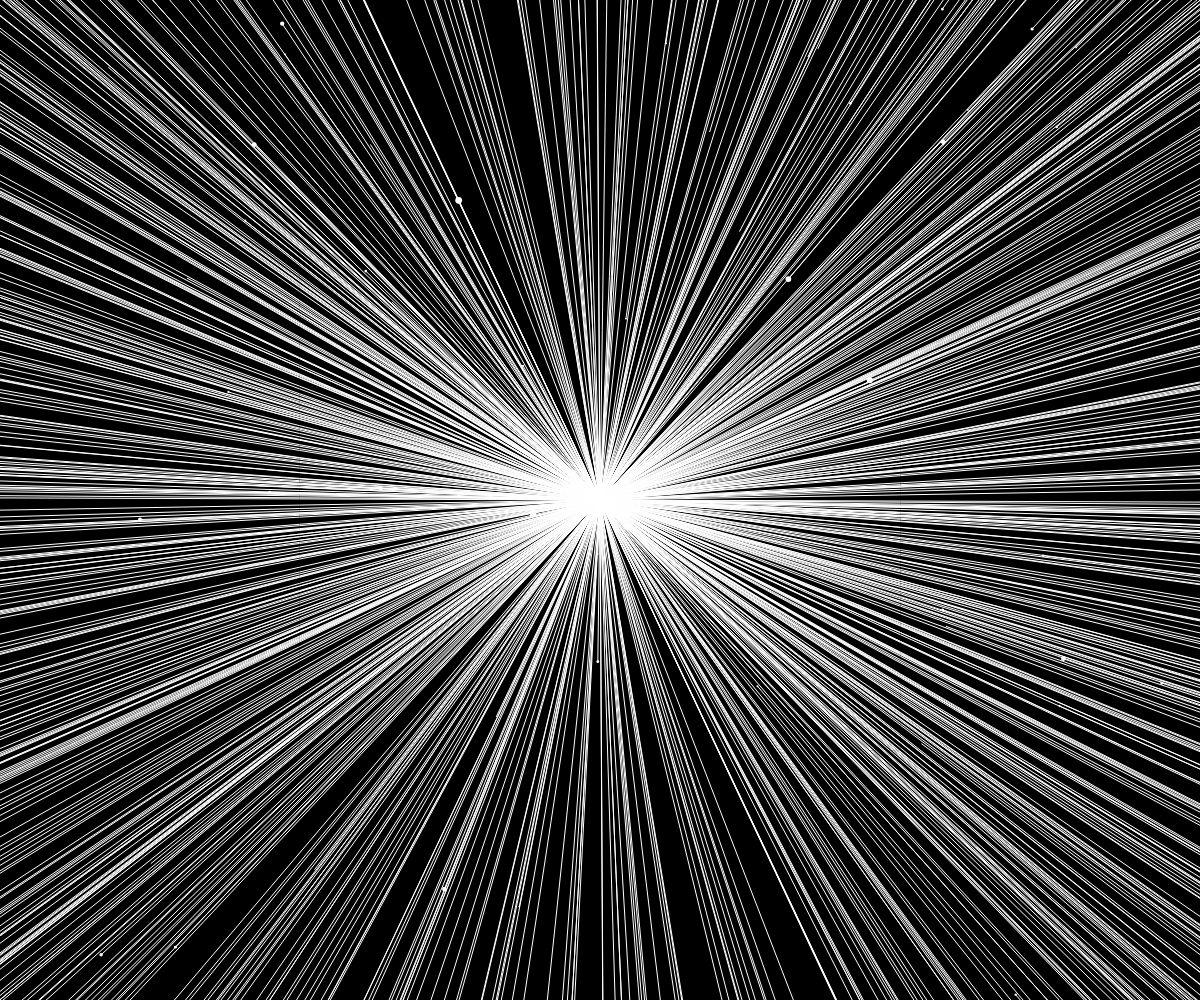
Frame 1 (no input)
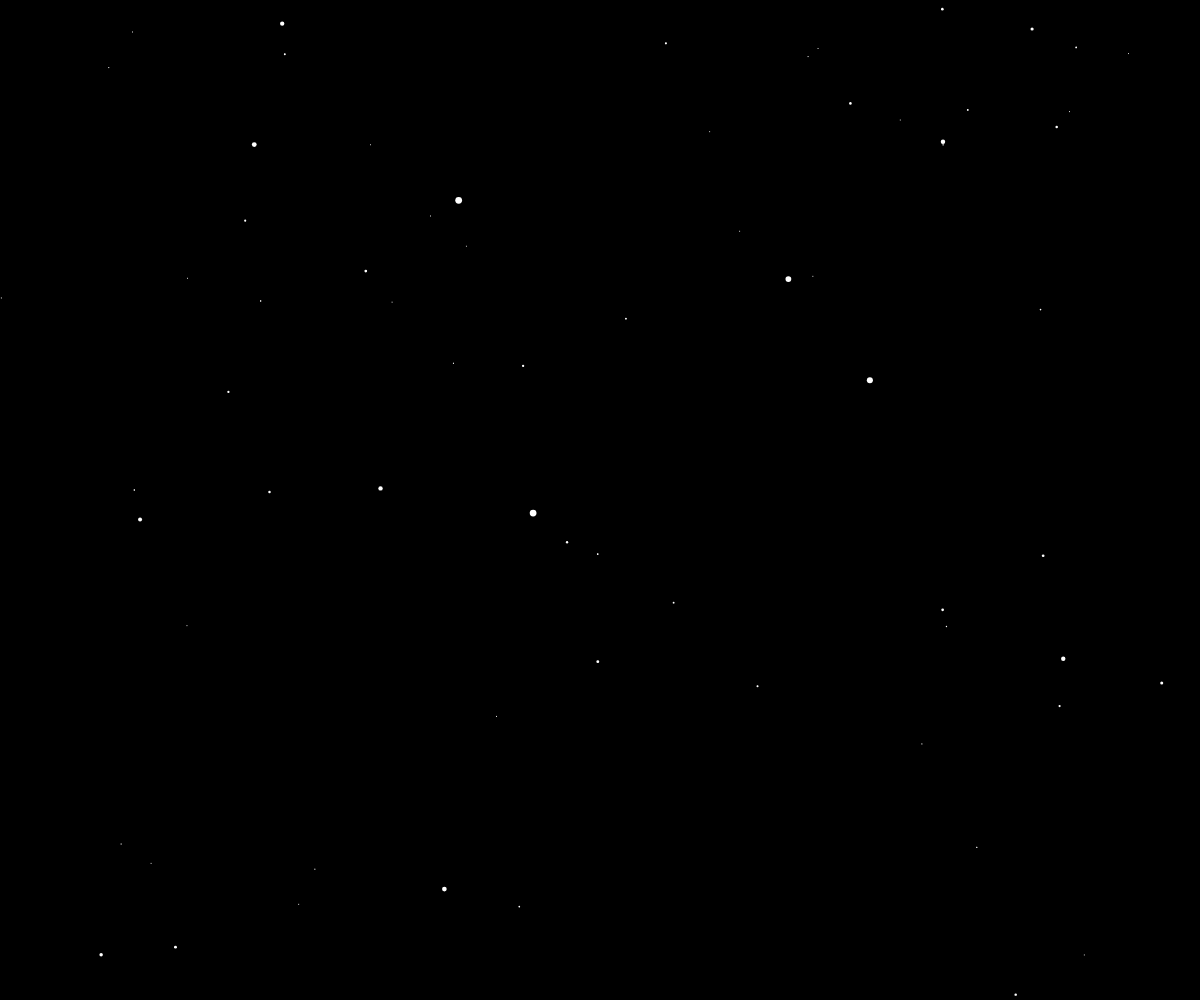
Frame 60 (no input)
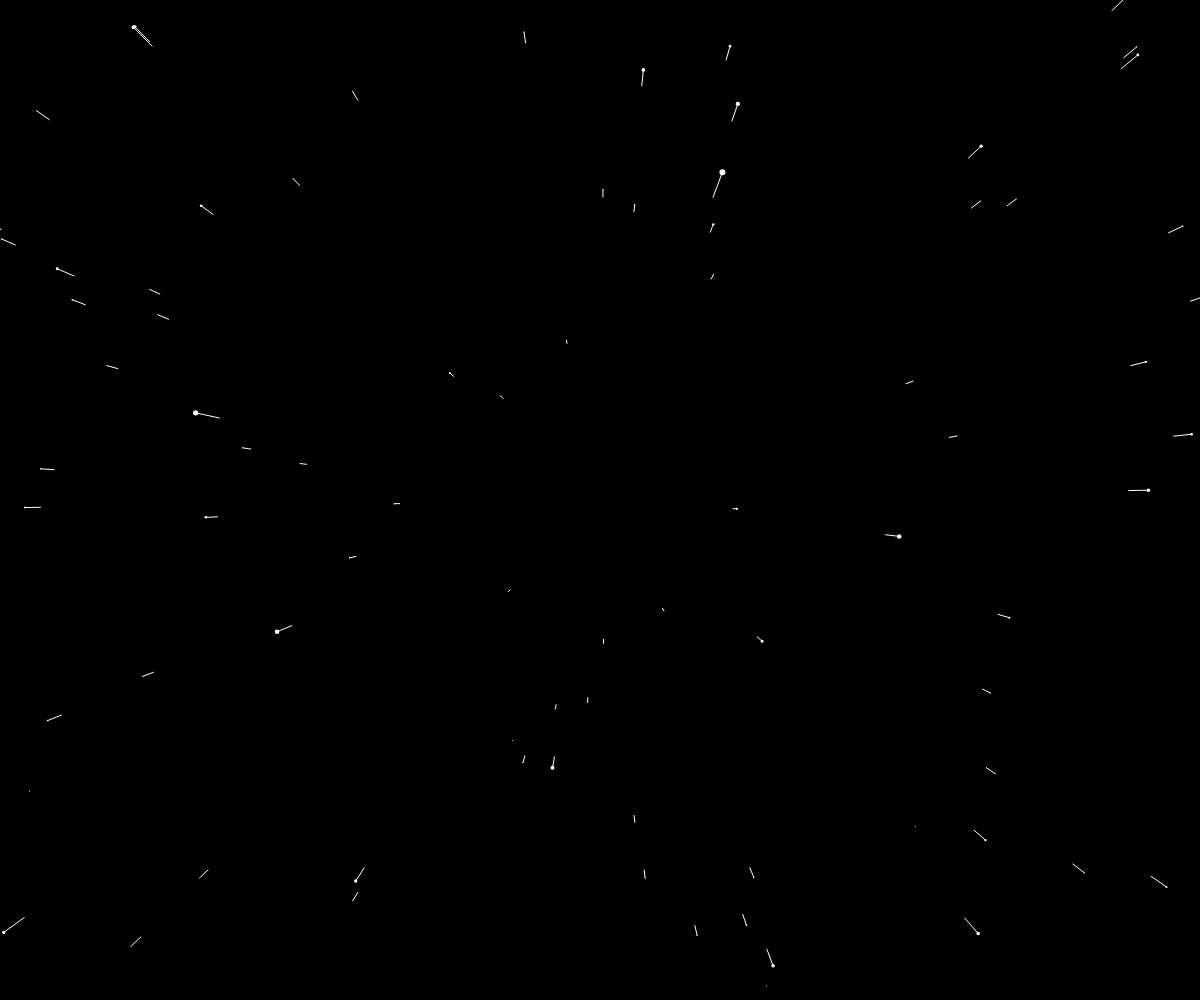
Frame 120 (the mouse pressed at the canvas centre since frame 60)

The p5.js sketch that drew these frames (run headless with seeded random() and noise() and a simulated clock; from frame 60 on, the mouse is pressed at the canvas centre):

// p5.js sketch
// ── sketch.js
let stars = [];
let speed;

function setup(){
    createCanvas(window.innerWidth, window.innerHeight);
    for(let i = 0; i < 800; i++){
        stars.push(new Star);
    }
}

function draw(){
    speed = map(mouseX, 0, width, 0, 50);
    background(0);
    translate(width/2, height/2);
    for(let i = 0; i < stars.length; i++){
        stars[i].update();
        stars[i].show();
    }
}
// ── star.js
class Star{
    constructor(){
        this.x = random(-width, width);
        this.y = random(-height, height);
        this.z = random(width);
        this.sx;
        this.sy;
        this.r;
        this.pz = this.x;
        this.px;
        this.py;
    }

    update(){
        this.z = this.z - speed;
        if(this.z < 1){
            this.z = width;
            this.x = random(-width, width);
            this.y = random(-height, height);
            this.pz = this.z;
        }
    }

    show(){
        fill(255);
        noStroke();

        this.sx = map(this.x / this.z, 0, 1, 0, width);
        this.sy = map(this.y / this.z, 0, 1, 0, height);

        this.r = map(this.z, 0, width, 8, 0);
        ellipse(this.sx, this.sy, this.r, this.r);

        this.px = map(this.x / this.pz, 0, 1, 0, width);
        this.py = map(this.y / this.pz, 0, 1, 0, height);

        this.pz = this.z;

        stroke(255);
        line(this.px, this.py, this.sx, this.sy);

    }

}
